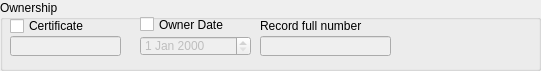
     <widget class="QGroupBox" name="record_gbox">
      <property name="geometry">
       <rect>
        <x>11</x>
        <y>562</y>
        <width>541</width>
        <height>71</height>
       </rect>
      </property>
      <property name="title">
       <string>Ownership</string>
      </property>
      <widget class="QLabel" name="record_full">
       <property name="geometry">
        <rect>
         <x>260</x>
         <y>16</y>
         <width>121</width>
         <height>20</height>
        </rect>
       </property>
       <property name="text">
        <string>Record full number</string>
       </property>
      </widget>
      <widget class="QLineEdit" name="record_cert_edit">
       <property name="enabled">
        <bool>false</bool>
       </property>
       <property name="geometry">
        <rect>
         <x>10</x>
         <y>36</y>
         <width>111</width>
         <height>20</height>
        </rect>
       </property>
      </widget>
      <widget class="QDateEdit" name="own_date">
       <property name="enabled">
        <bool>false</bool>
       </property>
       <property name="geometry">
        <rect>
         <x>140</x>
         <y>36</y>
         <width>111</width>
         <height>20</height>
        </rect>
       </property>
      </widget>
      <widget class="QLineEdit" name="record_full_edit">
       <property name="enabled">
        <bool>false</bool>
       </property>
       <property name="geometry">
        <rect>
         <x>260</x>
         <y>36</y>
         <width>131</width>
         <height>20</height>
        </rect>
       </property>
      </widget>
      <widget class="QCheckBox" name="record_certificate_chbox">
       <property name="geometry">
        <rect>
         <x>10</x>
         <y>16</y>
         <width>111</width>
         <height>20</height>
        </rect>
       </property>
       <property name="text">
        <string>Certificate</string>
       </property>
      </widget>
      <widget class="QCheckBox" name="own_date_chbox">
       <property name="geometry">
        <rect>
         <x>140</x>
         <y>16</y>
         <width>110</width>
         <height>17</height>
        </rect>
       </property>
       <property name="text">
        <string>Owner Date</string>
       </property>
      </widget>
     </widget>
